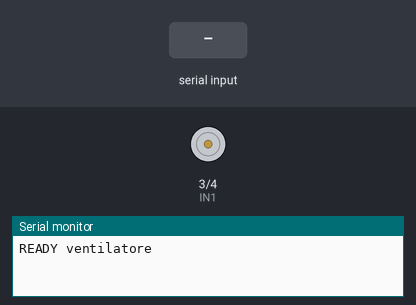
The sketch below on a simulated Arduino Uno, built with avr-gcc and run on an emulated ATmega328P. On the bench: motor-driver pin pairs drawn as motors (green arrow = first pin HIGH = forward, orange = second pin HIGH = backward, longer = more drive, scaled by the enable pin), the last lines printed to the serial monitor. The inputs (shaded band) are chosen by the test bench.

Above: at 1.2 s.
1.3 s: "V90\n" received over Serial
At 2.4 s:
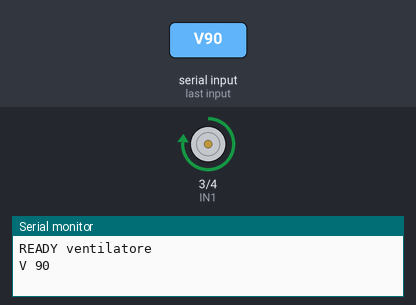
2.8 s: "ID?\n" received over Serial
4.3 s: "90,45\n" received over Serial
Timing chart, 0 to 7.3 s (numbered marks = the images above; inputs shaded):
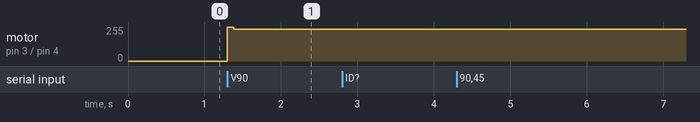

The sketch:

ventilatore.ino
```cpp
// UNO Lab — progetto "ventilatore": motorino con elica comandato dal chip L293D.
// Alimentazione motore: modulo di alimentazione sulla breadboard (ponticelli su 5V) con batteria 9V.
// Collegamenti del chip L293D (tacca a sinistra):
//   1 EN1 -> pin 5   2 IN1 -> pin 3   7 IN2 -> pin 4   3 OUT1 e 6 OUT2 -> i due fili del motore
//   4, 5, 12, 13 -> GND (riga –)   16 VCC1 -> 5V (riga +)   8 VCC2 -> 5V (riga +)
//   GND della UNO -> riga – (massa comune)
// Comandi: ID?  |  V<-100..100> velocità in % (negativo = senso inverso)  |  S stop
// Invio: "V <velocità>"
#include <Arduino.h>

const char* ID = "ventilatore";
const int EN = 5, IN1 = 3, IN2 = 4;

int vel = 0;
char buf[24];
byte len = 0;

void imposta(int v) {
  v = constrain(v, -100, 100);
  int pwm = v == 0 ? 0 : map(abs(v), 1, 100, 90, 255);   // sotto ~90 il motore non parte
  if (v != 0 && (vel == 0 || (v > 0) != (vel > 0))) {
    analogWrite(EN, 0);
    digitalWrite(IN1, v > 0); digitalWrite(IN2, v < 0);
    analogWrite(EN, 255); delay(80);                     // spinta iniziale
  }
  digitalWrite(IN1, v > 0); digitalWrite(IN2, v < 0);
  analogWrite(EN, pwm);
  vel = v;
  Serial.print("V "); Serial.println(vel);
}

void comando(char* c) {
  if (strcmp(c, "ID?") == 0) { Serial.print("ID "); Serial.println(ID); return; }
  if (c[0] == 'V') { imposta(atoi(c + 1)); return; }
  if (c[0] == 'S') { imposta(0); return; }
  if (c[0] == '?') { Serial.print("V "); Serial.println(vel); return; }
  if (c[0]) Serial.println("ERR cmd");
}

void setup() {
  pinMode(EN, OUTPUT); pinMode(IN1, OUTPUT); pinMode(IN2, OUTPUT);
  Serial.begin(115200);
  Serial.print("READY "); Serial.println(ID);
}

void loop() {
  while (Serial.available()) {
    char ch = Serial.read();
    if (ch == '\n' || ch == '\r') { buf[len] = 0; comando(buf); len = 0; }
    else if (len < sizeof(buf) - 1) buf[len++] = ch;
  }
}
```

Measured:
- after the input at 1.3 s, motor on pin 3 (IN1) / pin 4 (IN2): stopped → forward 255/255 at once, → forward 238/255 0.08 s later
